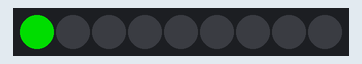
Recording of a sketch running on a simulated Arduino Mega 2560, built with avr-gcc and run on an emulated ATmega2560. Shown: 9 RGB LEDs in strip order, left to right. Dim RGB values are drawn brighter than linear.

Above: at 0.1 s.
At 0.6 s:
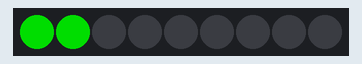
At 1.1 s:
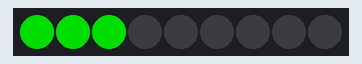
At 2.1 s:
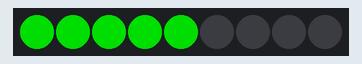
At 3.1 s:
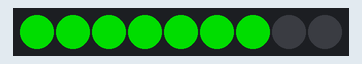
At 4.1 s:
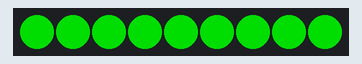

The sketch:

boot.ino
```cpp
#include <Adafruit_NeoPixel.h>
#define NUMPIXELS 9
#define NEOPIXEL_PIN 3
Adafruit_NeoPixel pixels(NUMPIXELS, NEOPIXEL_PIN, NEO_GRB + NEO_KHZ800);
void setup() {
  pixels.begin();
  // put your setup code here, to run once:
  Serial1.begin(115200);
  Serial1.println("Hello, Raspberry Pi Pico!");
}

void loop() {
  // put your main code here, to run repeatedly:
   // this speeds up the simulation
  pixels.clear();

  for(int i=0; i<NUMPIXELS; i++) {

    pixels.setPixelColor(i, pixels.Color(0, 150, 0));
    pixels.show();
    delay(500);
  }
}
```

Measured:
- by itself, everything shown: repeats every 4.5 s, in 9 steps
- what the display in image 1 shows lasts 0.5 s, from 0.5 s to 1.0 s
